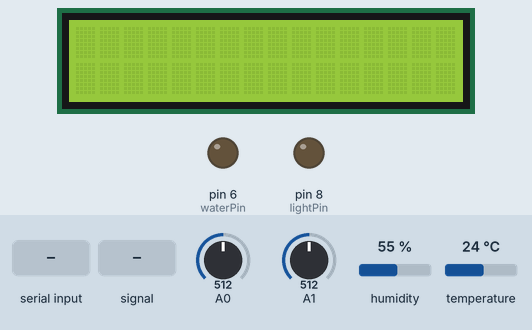
Bench run of a sketch on a simulated Arduino Uno, built with avr-gcc and run on an emulated ATmega328P. On the bench: 16×2 character LCD, output pins drawn as LEDs (lit = HIGH). Inputs (shaded band) come from the test bench; at power-on: humidity 55 %, A0 = 512, A1 = 512, temperature 24 °C. What the sketch prints to the serial monitor is not drawn.

Above: at 1.2 s.
1.3 s: "90,45,200\n" received over Serial
At 6.5 s:
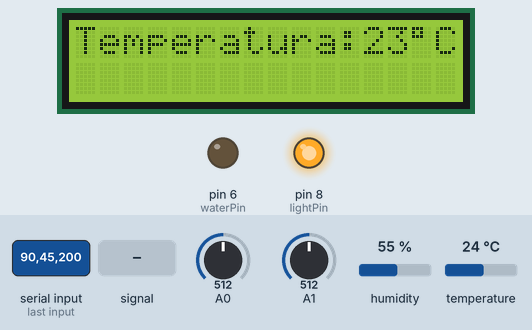
7.3 s: "90,45,200,10\n" received over Serial
At 12.8 s:
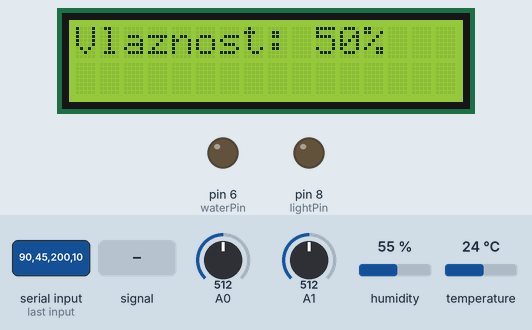
13.3 s: humidity set to 68 %
At 16.9 s:
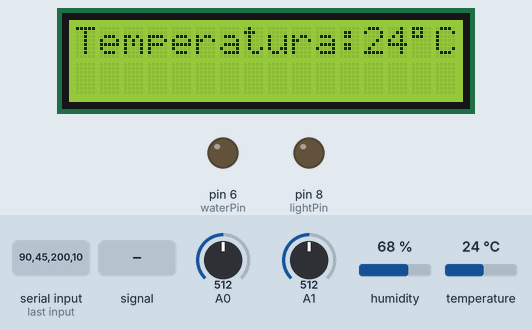
18.1 s: A0 fed a 200 Hz sine of ±81 counts around its level
At 22.2 s:
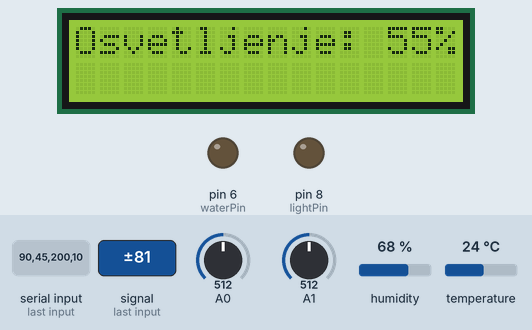
24.1 s: A1 fed a 200 Hz sine of ±81 counts around its level
At 26.3 s:
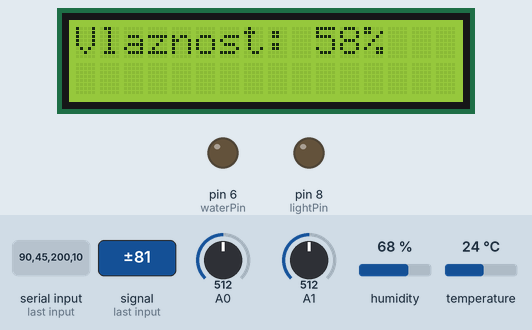
28.8 s: "49" received over Serial
At 32.2 s:
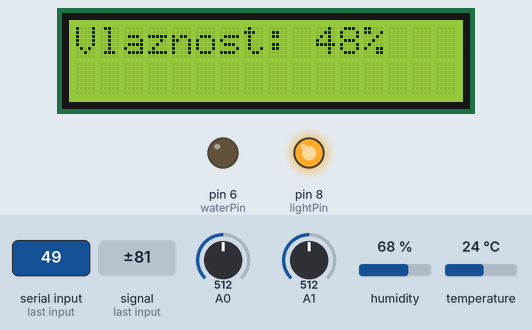
Timing chart, 0 to 33.7 s (numbered marks = the images above; inputs shaded):
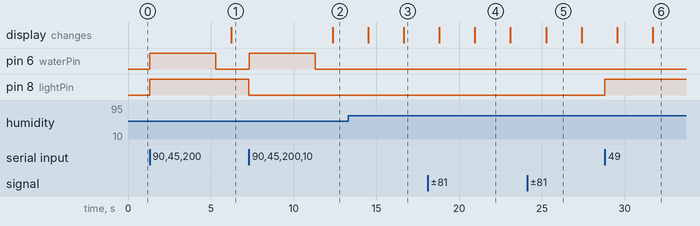

The sketch:

Diplomski.ino
```cpp
#include <LiquidCrystal.h>
#include <DHT.h>

const int rs = 12, en = 11, d4 = 5, d5 = 4, d6 = 3, d7 = 2;
LiquidCrystal lcd(rs, en, d4, d5, d6, d7);
DHT dht(7, DHT11);

int secondCounter = 0;
bool isWatered = false;
int lightPin = 8;
int waterPin = 6;
String command;
bool autoWatering = false;
bool autoBrightness = false;
int counter = 0;
bool lightOn = false;
int displayText = 0;

int optimalSoilmoisture = 50;
int optimalBrightness = 50;

bool firstDigit = false;
bool secondDigit = false;
bool lightOperation = false;

void setup() {
  // initialize serial communication at 9600 bits per second:
  Serial.begin(9600);
  // set up the LCD's number of columns and rows:
  lcd.begin(16, 2);
  pinMode(lightPin, OUTPUT);
  pinMode(waterPin, OUTPUT);
  dht.begin();
}

void loop() {
  double sensorValue = analogRead(A0);
  sensorValue = sensorValue / 1023 * 100;
  int brightness = 100 - (int)sensorValue;
  float hum = dht.readHumidity();
  float temp = dht.readTemperature();
  int tempInCelsius = (int)dht.computeHeatIndex(temp, hum, false);
  sensorValue = analogRead(A1);
  sensorValue = sensorValue / 1023 * 100;
  int soilMoisture = 100 - (int)sensorValue;

  if(Serial.available()>0){
    command = Serial.read();
    if(firstDigit){
      if(lightOperation){
        optimalBrightness = command.toInt() - 48;
      }
      else{
        optimalSoilmoisture = command.toInt() - 48;
      }
      firstDigit = false;
      secondDigit = true;
    }
    else if (secondDigit){
      if(lightOperation){
        optimalBrightness = optimalBrightness + (command.toInt() - 48)*10;
        autoBrightness = true;
      }
      else{
        optimalSoilmoisture = optimalSoilmoisture + (command.toInt() - 48)*10;
        autoWatering = true;
      }
      secondDigit = false;
      lightOperation = false;
    }
    else if(command.equals("49")){ //auto watering
      firstDigit = true;
    }
    else if(command.equals("50")){ //water now
      autoWatering = false;
      isWatered = true;
      digitalWrite(waterPin, HIGH);
      delay(4000);
      digitalWrite(waterPin, LOW);
    }
    else if(command.equals("51")){ //auto lightening
      firstDigit = true;
      lightOperation = true;
    }
    else if(command.equals("52")){//light now
      autoBrightness = false;
      if(!lightOn){
        lightOn = true;
        digitalWrite(lightPin, HIGH);
      }
      else{
        lightOn = false;
        digitalWrite(lightPin, LOW);
      }
    }
    else if(command.equals("48")){
      Serial.write("123456");
    }
  }

  if(autoWatering){
    if(optimalSoilmoisture-soilMoisture>20 && !isWatered){
        digitalWrite(waterPin, HIGH);
        delay(2000);
        digitalWrite(waterPin, LOW);
        isWatered = true;
    }
  }

  if(autoBrightness){
    if(optimalBrightness-brightness>20){
        digitalWrite(lightPin, HIGH);
        lightOn = true;
    }
    else if(optimalBrightness - brightness < -20){
      digitalWrite(lightPin, LOW);
      lightOn = false;
    }
  }

  counter = counter + 1;
  if(counter==5000){
    counter = 0;
    secondCounter = secondCounter + 1;
    displayText = (displayText + 1) % 3;
    printOnDisplay(brightness, tempInCelsius, soilMoisture);
  }
  if(secondCounter==17280){//a day
    secondCounter = 0;
    isWatered = false;
  }
}

void printOnDisplay(int brightness, int tempInCelsius, int soilMoisture){
  lcd.clear();
  lcd.home();
  if(displayText == 0){
    lcd.print("Osvetljenje: ");
    lcd.print(brightness);
    lcd.print("%");
  }
  else if(displayText == 1){
    lcd.print("Temperatura:");
    lcd.print(tempInCelsius);
    lcd.print((char)223);
    lcd.print("C");
  }
  else if(displayText == 2){
    lcd.print("Vlaznost: ");
    lcd.print(soilMoisture);
    lcd.print("%");
  }
}
```

Measured:
- after the input at 1.3 s, pin 6 (waterPin): LOW → HIGH at once, → LOW 4.0 s later; pin 8 (lightPin): LOW → HIGH at once
- after the input at 7.3 s, pin 6 (waterPin): LOW → HIGH at once, → LOW 4.0 s later; pin 8 (lightPin): HIGH → LOW at once
- after the input at 28.8 s, pin 8 (lightPin): LOW → HIGH at once
- what the display in image 4 shows lasts 2.1 s, from 21.0 s to 23.1 s
